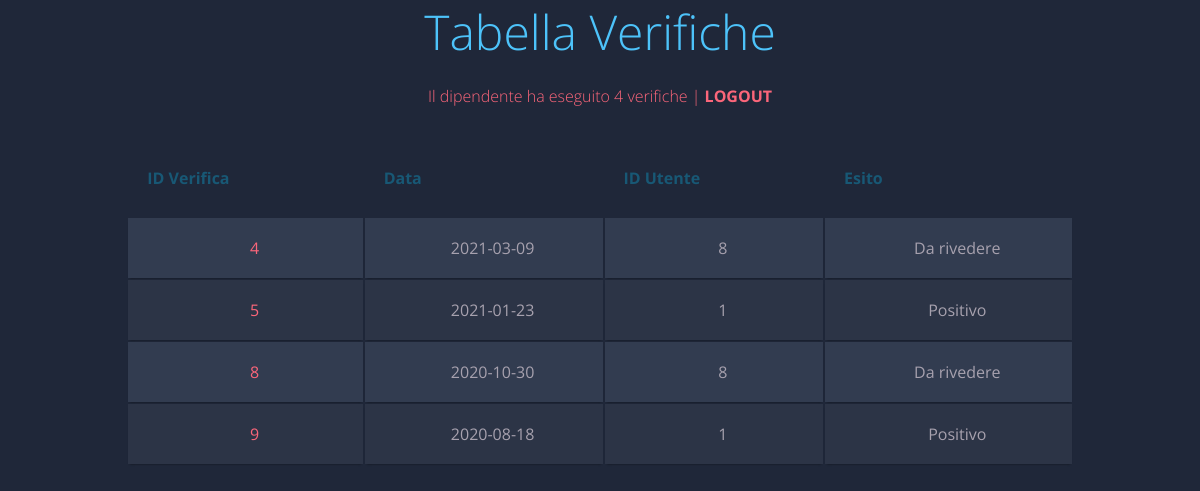
The app's page /verifiche.php (signed in), older data.
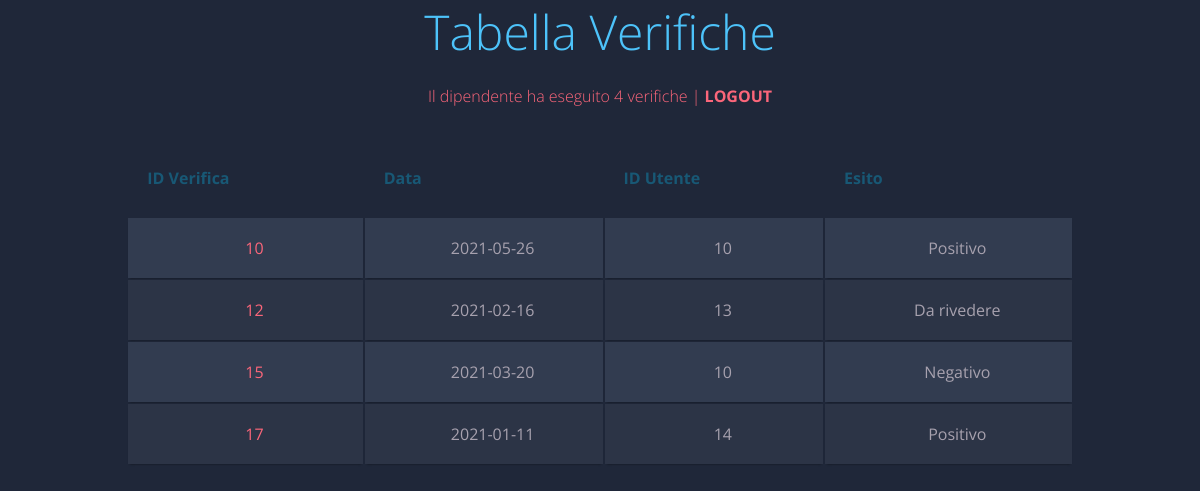
The same page, newer data.
### tables this page shows
CREATE TABLE `re_verifiche` (
  `id_verifica` int(11) NOT NULL,
  `data_verifica` date NOT NULL,
  `esito` int(11) DEFAULT NULL,
  `id_utente` int(11) DEFAULT NULL,
  `id_dipendente` int(11) DEFAULT NULL
);

### verifiche.php (the view, shortened to what this page needs)
<?php
include_once("utility/db_connect.php");
$query = "SELECT COUNT(id_verifica) AS numero_verifiche FROM re_verifiche WHERE id_dipendente = " . $_SESSION['id_dipendente'];
$riga = $conn->query($query)->fetch_assoc();
$nVerifiche = $riga['numero_verifiche'];
?>
<html>
<head>
</head>
<body>
<h1>Tabella Verifiche</h1>
<h2>Il dipendente ha eseguito <?php echo $nVerifiche?> verifiche | <a href="logout.php">Logout</a></h2>
<table class="container">
    <thead>
    <tr>
        <th>
            <h1>ID Verifica</h1>
        </th>
        <th>
            <h1>Data</h1>
        </th>
        <th>
            <h1>ID Utente</h1>
        </th>
        <th>
            <h1>Esito</h1>
        </th>
    </tr>
    </thead>
    <tbody>
    <?php
    $query = "SELECT * FROM re_verifiche WHERE id_dipendente = " . $_SESSION['id_dipendente'];
    $ris = $conn->query($query);
    while ($riga = $ris->fetch_assoc()){
        switch ($riga['esito']){
            case "1":
                $esito = "Positivo";
                break;
            case "2":
                $esito = "Negativo";
                break;
            case "3":
                $esito = "Da rivedere";
                break;
        }
        echo '<tr>
        <td>' . $riga['id_verifica'] . '</td>
        <td>' . $riga['data_verifica'] . '</td>
        <td>' . $riga['id_utente'] . '</td>
        <td>' . $esito . '</td>
    </tr>';
    }
    ?>
    </tbody>
</table>
</body>
</html>

### verifiche.php (style rules this page uses)
body { font-family: 'Open Sans', sans-serif; font-weight: 300; line-height: 1.42em; color: #A7A1AE; background-color: #1F2739; }
h1 { font-size: 3em; font-weight: 300; line-height: 1em; text-align: center; color: #4DC3FA; }
h2 { font-size: 1em; font-weight: 300; text-align: center; display: block; line-height: 1em; padding-bottom: 2em; color: #FB667A; }
h2 a { font-weight: 700; text-transform: uppercase; color: #FB667A; text-decoration: none; }
.container th h1 { font-weight: bold; font-size: 1em; text-align: left; color: #185875; }
.container td { font-weight: normal; font-size: 1em; -webkit-box-shadow: 0 2px 2px -2px #0E1119; -moz-box-shadow: 0 2px 2px -2px #0E1119; box-shadow: 0 2px 2px -2px #0E1119; }
.container { text-align: left; overflow: hidden; width: 80%; margin: 0 auto; display: table; padding: 0 0 8em 0; }
.container td, .container th { padding-bottom: 2%; padding-top: 2%; padding-left: 2%; text-align: center; }
.container tr:nth-child(odd) { background-color: #323C50; }
.container tr:nth-child(even) { background-color: #2C3446; }
.container th { background-color: #1F2739; }
.container td:first-child { color: #FB667A; }

Row changes from the older to the newer data that the page shows:
removed re_verifiche: id_verifica "4", data_verifica "2021-03-09", id_utente "8", esito "Da rivedere"
removed re_verifiche: id_verifica "5", data_verifica "2021-01-23", id_utente "1", esito "Positivo"
removed re_verifiche: id_verifica "8", data_verifica "2020-10-30", id_utente "8", esito "Da rivedere"
removed re_verifiche: id_verifica "9", data_verifica "2020-08-18", id_utente "1", esito "Positivo"
added re_verifiche: id_verifica "10", data_verifica "2021-05-26", id_utente "10", esito "Positivo"
added re_verifiche: id_verifica "12", data_verifica "2021-02-16", id_utente "13", esito "Da rivedere"
added re_verifiche: id_verifica "15", data_verifica "2021-03-20", id_utente "10", esito "Negativo"
added re_verifiche: id_verifica "17", data_verifica "2021-01-11", id_utente "14", esito "Positivo"
